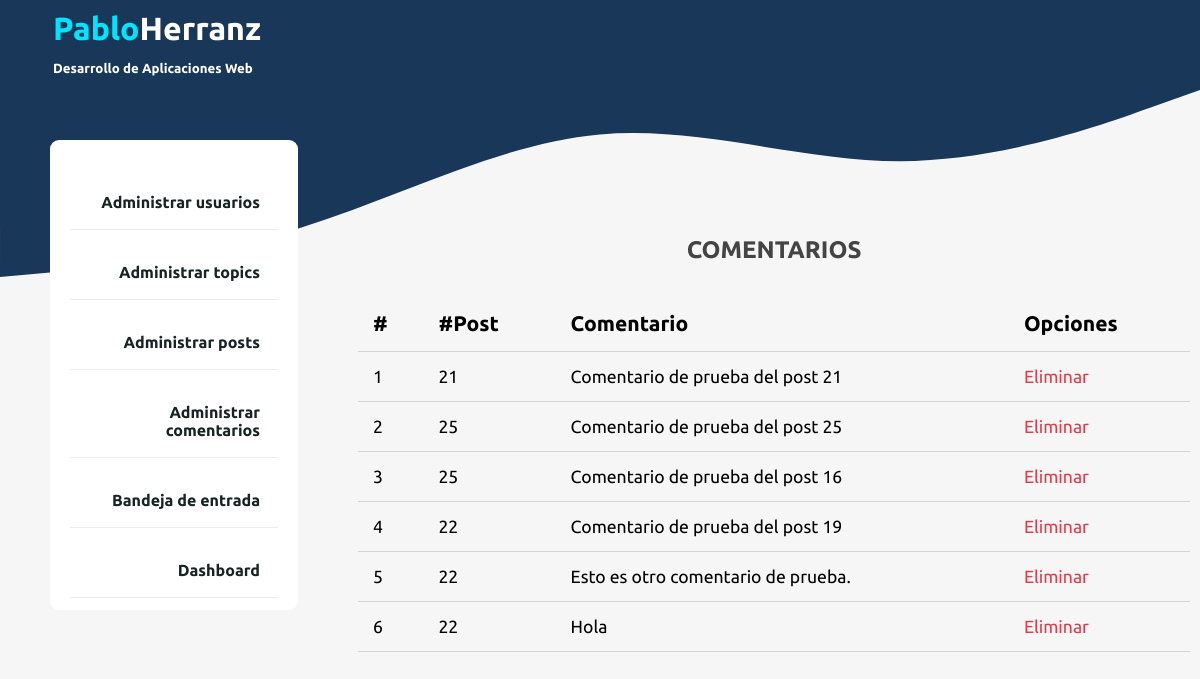
The page /admin/comments/index.php on the database as committed earlier.
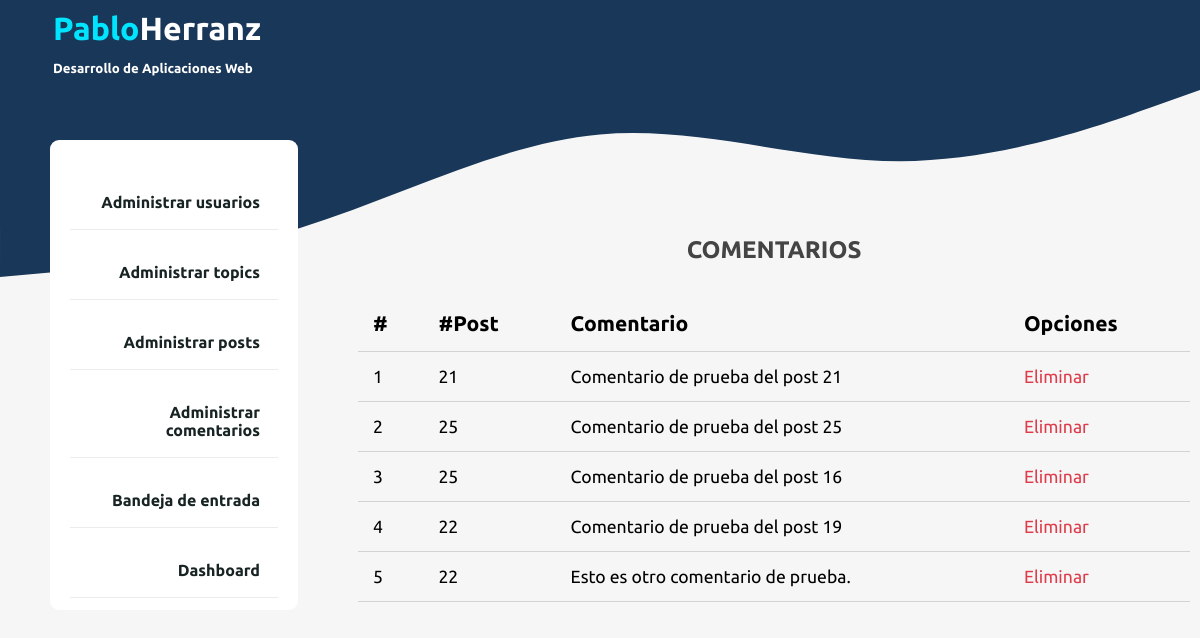
The same page on the database as committed later.
### tables this page shows
CREATE TABLE `comments` (
  `id` int NOT NULL,
  `user_id` int NOT NULL,
  `post_id` int NOT NULL,
  `body` text NOT NULL,
  `created_at` timestamp NOT NULL
);

### app/controllers/comments.php (called while the page is built, shortened)
<?php
require_once ROOT_PATH . "/app/database/db.php";
$table = "comments";

### app/database/db.php (called while the page is built, shortened)
<?php
require("connection.php");
function selectAll($table, $conditions = [])
{
	global $connection;
	$sql = "SELECT * FROM $table";
	if (empty($conditions)) {
		$stmt = $connection->prepare($sql);
		$stmt->execute();
		$records = $stmt->get_result()->fetch_all(MYSQLI_ASSOC);
		return ($records);
	}
	$stmt = executeQuery($sql, $conditions);
	$records = $stmt->get_result()->fetch_all(MYSQLI_ASSOC);
	return ($records);
}

### admin/comments/index.php (the view, shortened to what this page needs)
<?php
include ROOT_PATH . "/app/controllers/comments.php";
$commentsAdmin = array_reverse(selectAll($table));
?>
<!DOCTYPE html>
<html lang="en">
<head>
	<link rel="stylesheet" href="/assets/css/style.css">
	<link rel="stylesheet" href="/assets/css/admin.css">
</head>
<body>
	<?php include ROOT_PATH . "/app/includes/adminHeader.php" ?>
	<div class="admin-wrapper">
		<?php include ROOT_PATH . "/app/includes/adminSidebar.php" ?>
		<div class="admin-content">
            <div class="content">
                <h2 class="page-title">COMENTARIOS</h2>
                <table>
                    <thead>
                        <th>#</th>
                        <th>#Post</th>
                        <th>Comentario</th>
                        <th>Opciones</th>
                    </thead>
                    <tbody>
						<?php foreach ($commentsAdmin as $key => $comment): ?>
							<tr>
								<td><?php echo $key + 1; ?></td>
								<td><?php echo $comment['post_id']; ?></td>
								<td><?php echo $comment['body']; ?></td>
								<td><a href="index.php?delete_id=<?php echo $comment['id']; ?>" class="delete">Eliminar</a></td>
							</tr>
						<?php endforeach; ?>
                    </tbody>
                </table>
            </div>
        </div>
	</div>
</body>
</html>

Rows that differ between the two databases and show on the page:
removed comments: post "22", body "Hola"
